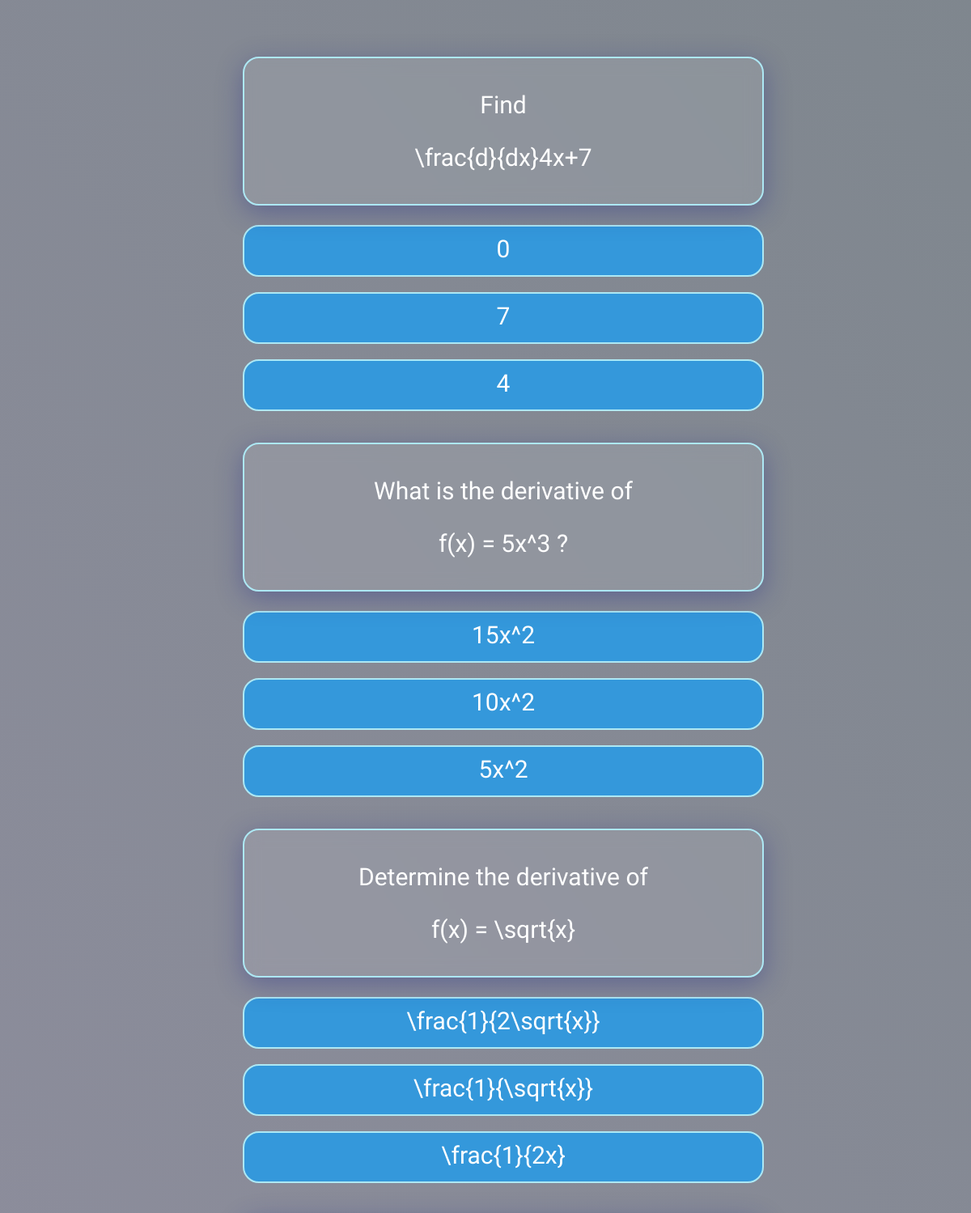
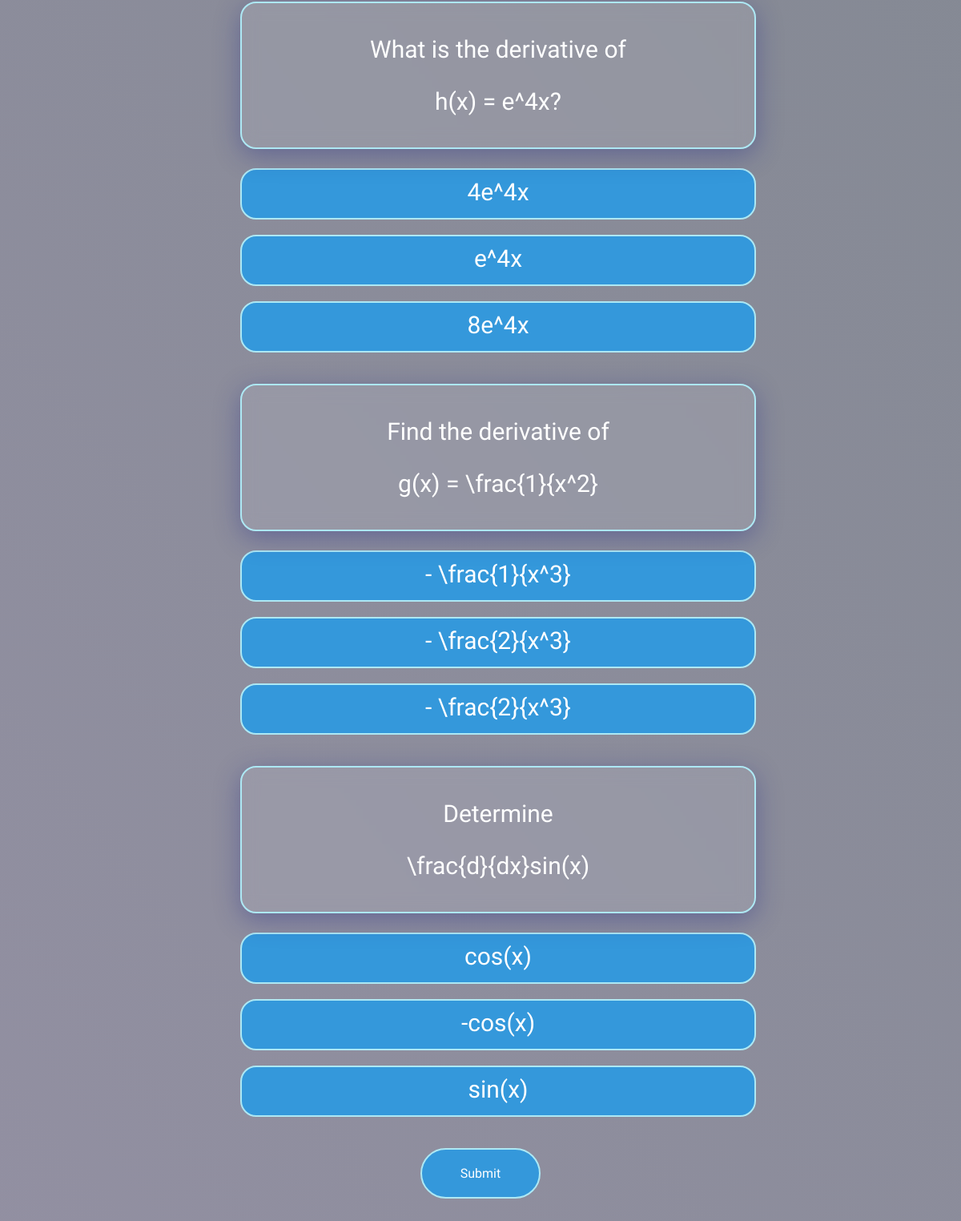
/practice-question/solo/3/ (signed in), run on the app's committed database (2 pictures, top to bottom).
### quiz/models.py (models this page shows, shortened)
class SoloQuestion(models.Model):
    DIFFICULTY_CHOICES = [
        ('easy','Easy'),
        ('medium','Medium'),
        ('hard','Hard'),
    ]
    difficulty = models.CharField(max_length=10, choices=DIFFICULTY_CHOICES,  blank=True, null=True)
    question_text = models.TextField()
    question_formula = models.TextField(blank=True, null=True)
    option_a = models.TextField(null=True, blank=True)
    option_b = models.TextField(null=True, blank=True)
    option_c = models.TextField(null=True, blank=True)
    answer = models.CharField(max_length=100, null=True, blank=True)
    hint_question = models.CharField(max_length=100, null=True, blank=True)
    solution_here = models.ImageField(upload_to='solutions/',blank=True)

### quiz/views.py (the view, shortened to what this page needs)
# urls.py: path('practice-question/solo/<int:practice_mode_instance_id>/', views.practice_question_solo, name='practice'),
@csrf_exempt
@login_required(login_url='home')
def practice_question_solo(request, practice_mode_instance_id):
    practice_mode_instance = SoloPracticeMode.objects.get(id=practice_mode_instance_id)
    questions = list(practice_mode_instance.questions.all())
    random.shuffle(questions)
    return render(request, 'practiceQuestion/question.html', {'practice_mode_instance': practice_mode_instance, 'shuffled_questions': questions})

### templates/practiceQuestion/question.html (shortened to what this page needs)
<!DOCTYPE html>
<html lang="en">
<head>
  {% load static %}
  <link rel="stylesheet" href="{% static 'css/question/question.css' %}">
  <link rel="stylesheet" href="https://unpkg.com/mathlive/dist/mathlive-static.css" />
</head>
<body>
<div id="quiz-container">
  {% if practice_mode_instance.questions.all %}
  <form method="POST">
    {% for question in shuffled_questions %}
      <div class="question-container" id="question{{ question.id }}">
        <div class="question">
          <div class="text-question mathlive">
            <p>{{ question.question_text }}</p>
          </div>
          {% autoescape off %}
          <div class="mathlive">
            <p>{{ question.question_formula }}</p>
          </div>
          {% endautoescape %}
        </div>
        <div class="choices">
          <input type="radio" name="user_answer_{{ question.id }}" value="{{ question.option_a }}"  id="q{{ question.id }}a"><label for="q{{ question.id }}a" class="mathlive">{{ question.option_a }}</label><br>
          <input type="radio" name="user_answer_{{ question.id }}" value="{{ question.option_b }}" id="q{{ question.id }}b"><label for="q{{ question.id }}b" class="mathlive">{{ question.option_b }}</label><br>
          <input type="radio" name="user_answer_{{ question.id }}" value="{{ question.option_c }}" id="q{{ question.id }}c"><label for="q{{ question.id }}c" class="mathlive">{{ question.option_c }}</label><br>
        </div>
      </div>
    {% endfor %}
    <button>Submit</button>
  </form>
  {% else %}
    <p>No questions available for the selected criteria.</p>
  {% endif %}
</div>
</body>
</html>

### static/css/question/question.css (style rules this page uses)
body { font-family: 'Nova Square', sans-serif; background: linear-gradient(232deg, rgba(0, 15, 30, 0.5), rgba(38, 33, 69, 0.5)), url('/static/img/bg.jpg'); background-attachment: fixed; background-size: cover; background-repeat: no-repeat; margin: 0; padding: 0; }
#quiz-container { max-width: 600px; margin: 50px auto; padding: 20px; border-radius: 10px; opacity: 100%; transition: opacity 1s ease-in-out; text-align: center; }
.question-container { margin-bottom: 20px; opacity: 100%; transition: opacity 1s ease-in-out; background: transparent; }
.question { position: relative; text-align: center; justify-content: center; margin-bottom: 24px; color: #fff; border: 2px solid #ade8f4; background: rgba(255, 255, 255, 0.1); box-shadow: 0 8px 32px 0 rgba(31, 38, 135, 0.37); backdrop-filter: blur(1px); -webkit-backdrop-filter: blur(1px); border-radius: 20px; width: 600px; height: auto; overflow: hidden; padding: 10px 20px; backdrop-filter: blur(10px); font-size: 30px; }
.choices { margin-top: 10px; }
.choices label { display: block; font-size: 30px; font-family: 'Nova Square', sans-serif; padding: 10px; width: 620px; height: 40px; background-color: #3498db; color: #fff; border: 2px solid #ade8f4; border-radius: 20px; cursor: pointer; }
button { font-family: 'Nova Square', sans-serif; padding: 20px; width: 150px; background-color: #3498db; border: 2px solid #ade8f4; color: #fff; border-radius: 40px; font-size: 16px; cursor: pointer; transition: background-color 0.3s ease; }

### data on the page
SoloQuestion: question_text "Find", question_formula "\\frac{d}{dx}4x+7", option_a "0", option_b "7", option_c "4"
SoloQuestion: question_text "What is the derivative of", question_formula "f(x) = 5x^3 ?", option_a "15x^2", option_b "10x^2", option_c "5x^2"
SoloQuestion: question_text "Determine the derivative of", question_formula "f(x) = \\sqrt{x}", option_a "\\frac{1}{2\\sqrt{x}}", option_b "\\frac{1}{\\sqrt{x}}", option_c "\\frac{1}{2x}"
SoloQuestion: question_text "What is the derivative of", question_formula "h(x) = e^4x?", option_a "4e^4x", option_b "e^4x", option_c "8e^4x"
SoloQuestion: question_text "Find the derivative of", question_formula "g(x) = \\frac{1}{x^2}", option_a "- \\frac{1}{x^3}", option_b "- \\frac{2}{x^3}", option_c "- \\frac{2}{x^3}"
SoloQuestion: question_text "Determine", question_formula "\\frac{d}{dx}sin(x)", option_a "cos(x)", option_b "-cos(x)", option_c "sin(x)"
